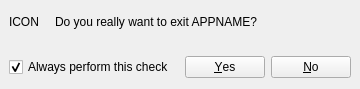
<?xml version="1.0" encoding="UTF-8"?>
<ui version="4.0">
 <class>QxCloseDialog</class>
 <widget class="QWidget" name="QxCloseDialog">
  <property name="geometry">
   <rect>
    <x>0</x>
    <y>0</y>
    <width>360</width>
    <height>89</height>
   </rect>
  </property>
  <property name="sizePolicy">
   <sizepolicy hsizetype="Fixed" vsizetype="Fixed">
    <horstretch>0</horstretch>
    <verstretch>0</verstretch>
   </sizepolicy>
  </property>
  <property name="minimumSize">
   <size>
    <width>360</width>
    <height>0</height>
   </size>
  </property>
  <property name="windowTitle">
   <string/>
  </property>
  <layout class="QVBoxLayout" name="verticalLayout">
   <property name="spacing">
    <number>0</number>
   </property>
   <property name="margin">
    <number>0</number>
   </property>
   <item>
    <widget class="QWidget" name="questionPanelWidget" native="true">
     <layout class="QHBoxLayout" name="horizontalLayout">
      <item>
       <widget class="QLabel" name="iconLabel">
        <property name="sizePolicy">
         <sizepolicy hsizetype="Fixed" vsizetype="Fixed">
          <horstretch>0</horstretch>
          <verstretch>0</verstretch>
         </sizepolicy>
        </property>
        <property name="text">
         <string notr="true">ICON</string>
        </property>
       </widget>
      </item>
      <item>
       <spacer name="horizontalSpacer_2">
        <property name="orientation">
         <enum>Qt::Horizontal</enum>
        </property>
        <property name="sizeType">
         <enum>QSizePolicy::Fixed</enum>
        </property>
        <property name="sizeHint" stdset="0">
         <size>
          <width>10</width>
          <height>20</height>
         </size>
        </property>
       </spacer>
      </item>
      <item>
       <widget class="QLabel" name="questionLabel">
        <property name="text">
         <string notr="true">Do you really want to exit APPNAME?</string>
        </property>
        <property name="wordWrap">
         <bool>true</bool>
        </property>
       </widget>
      </item>
     </layout>
    </widget>
   </item>
   <item>
    <widget class="QWidget" name="separatorWidget" native="true">
     <property name="sizePolicy">
      <sizepolicy hsizetype="Preferred" vsizetype="Fixed">
       <horstretch>0</horstretch>
       <verstretch>0</verstretch>
      </sizepolicy>
     </property>
     <property name="minimumSize">
      <size>
       <width>0</width>
       <height>1</height>
      </size>
     </property>
     <property name="maximumSize">
      <size>
       <width>16777215</width>
       <height>1</height>
      </size>
     </property>
    </widget>
   </item>
   <item>
    <widget class="QWidget" name="answerPanelWidget" native="true">
     <layout class="QHBoxLayout" name="horizontalLayout_2">
      <item>
       <widget class="QCheckBox" name="alwaysAskCheckBox">
        <property name="text">
         <string>Always perform this check</string>
        </property>
        <property name="checked">
         <bool>true</bool>
        </property>
       </widget>
      </item>
      <item>
       <widget class="QDialogButtonBox" name="answerButtonBox">
        <property name="standardButtons">
         <set>QDialogButtonBox::No|QDialogButtonBox::Yes</set>
        </property>
       </widget>
      </item>
     </layout>
    </widget>
   </item>
  </layout>
 </widget>
 <resources/>
 <connections/>
</ui>
